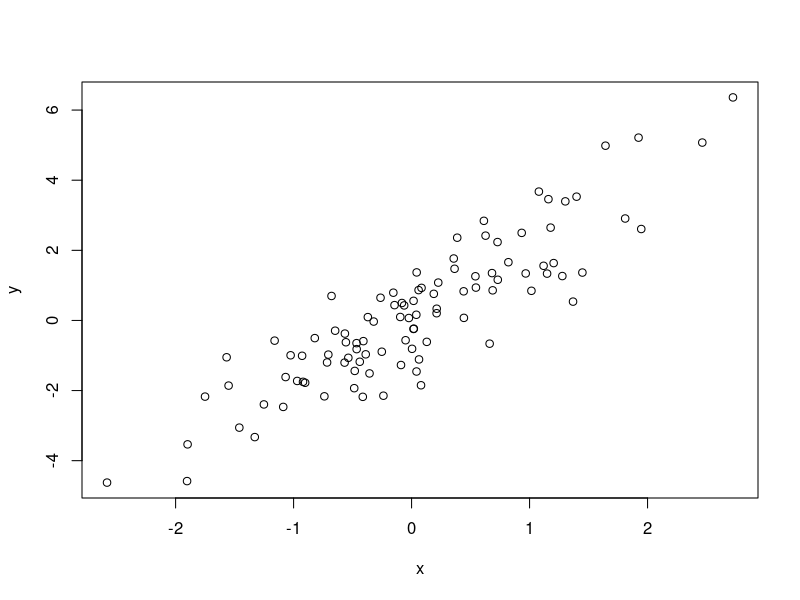
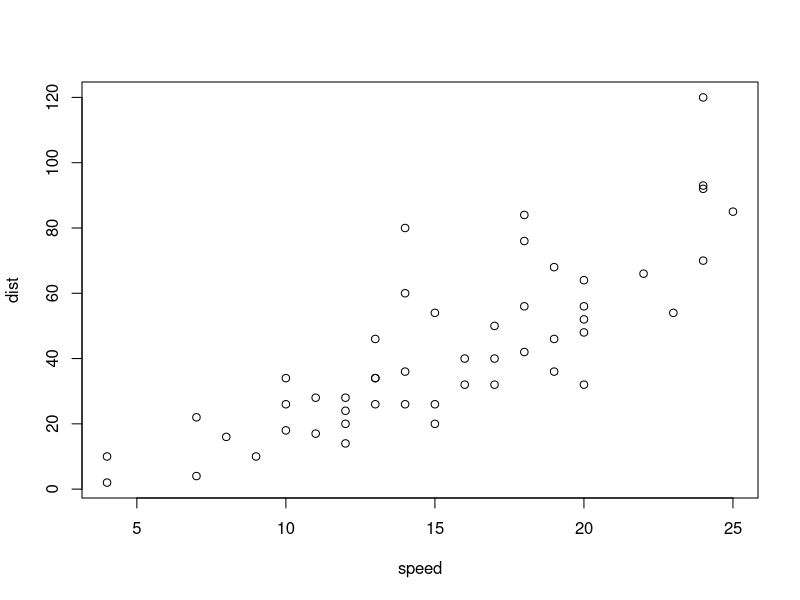

The R source for these figures, in order:
## ---- chunk 1
knitr::opts_chunk$set(fig.width=12, fig.height=8, fig.path='Figs/', warning=FALSE, message=FALSE)
## ---- chunk 2
x <- rnorm(100)
y <- 2*x + rnorm(100)
cor(x, y)
## ---- chunk 3
x <- rnorm(100)
y <- 2*x + rnorm(100)
cor(x, y)
## ---- chunk 4
x <- rnorm(100)
y <- 2*x + rnorm(100)
cor(x, y)
## ---- chunk 5
plot(x,y)
## ---- chunk 6
summary(cars)
## ---- chunk 7
plot(cars)
